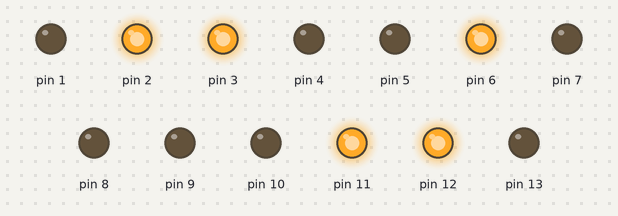
This sketch was run on a simulated Arduino Uno, built with avr-gcc and run on an emulated ATmega328P. Shown: output pins drawn as LEDs (lit = HIGH).

Above: at 0.1 s.
At 4.1 s:
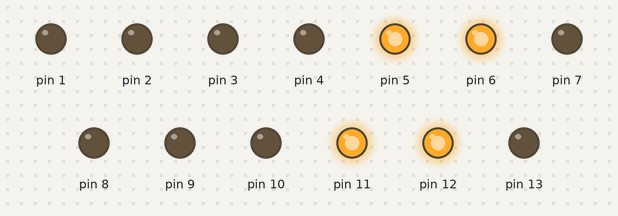
At 9.1 s:
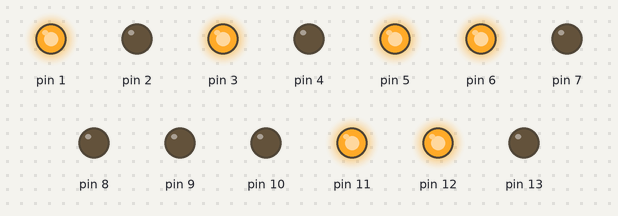
At 19.1 s:
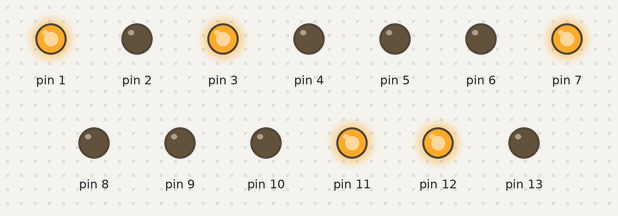
At 29.1 s:
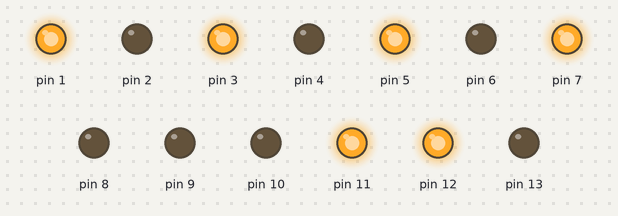
At 39.1 s:
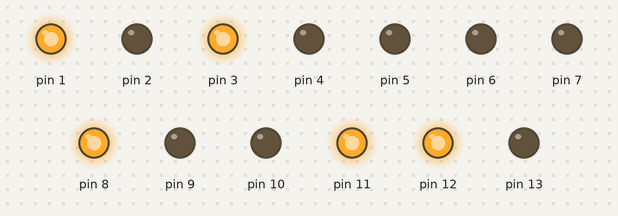
Timing chart, 0 to 40.0 s (numbered marks = the images above):
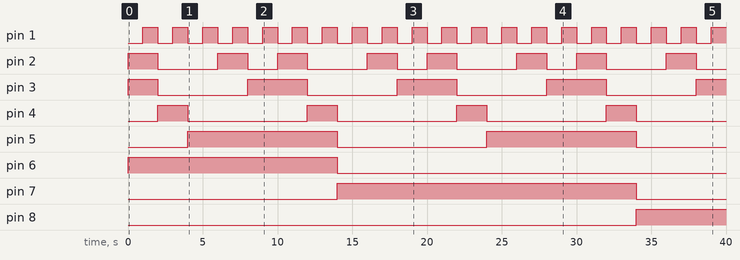

The sketch:

sketch_nov11a.ino
```cpp
//----- BINARY CLOCK -----

//Citrus Hack 2018 Project
//Authors: Jason Chan, Jack Cui

//This project is a 24 hr Binary clock. It is meant for an Arduino UNO min of 13 pins.
//


//--------------------------------------------------------------------------------
//You can set the time here (ie. 9:45pm = 21:45 -> 5,4,1,2)
//--------------------------------------------------------------------------------
int minOnes=6;
int minTens=2;
int hrOnes=8;
int hrTens=1;

//DEFAULT TIME to zero out...
//int minOnes=0;
//int minTens=1;
//int hrOnes=1;
//int hrTens=1;


void setup() {
//  Serial.begin(9600);
  //set outputs
  for(int k=1;k<=13;k++) {
    pinMode(k, OUTPUT);
  }
  //set inputs
  //pinMode(14, INPUT);

//if you set the time these should initialize the time you set
  runTime(10,1,4,minOnes);
  runTime(6,5,7,minTens);
  runTime(10,8,11,hrOnes);
  runTime(2,12,13,hrTens);
}


//This function runs as a column controller, maxCount is the maximum a digit
//should count to (ie. 0-9 for min ones place and 0-5 for the min tens place).
//beginLed and endLed is the number the led is listed on. The light array:
//---------------
//      11     4
//      10  7  3
//  13  9   6  2
//  12  8   5  1
//---------------
//These cloumns should be passed into the function like so runTime(6, 5, 7, minTens)
//place varible is what digit place. we keep a global varible for those places
//In general this function writes the lights based on the binary number.
//The number 7 = 1110 or ON ON ON OFF for the lights.

bool runTime(int maxCount, int beginLed, int endLed, int& place) {
  int temp = place;
  int remainder;

  place += 1;
  if(place == maxCount+1) {
    place = 0;
  }

  //loops through lights, determines number
  for(int i = beginLed; i <= endLed; i++){
    remainder = temp % 2;
    temp = temp / 2;
    if(remainder == 1) {
      digitalWrite(i, HIGH);
    }
    else if(remainder == 0) {
      digitalWrite(i, LOW);
    }
  }

  if(place == 0){
    return true;
  }
  return false;

}


//Test all lights
void loop() {
//  Serial.print(hrTens);
//  Serial.print(hrOnes);
//  Serial.print(":");
//  Serial.print(minTens);
//  Serial.begin(9600);
//  Serial.print(minOnes);
//  Serial.print("\n");
//  Serial.end();

//--------------------------------------------------------------------------------
//Use this to change clock speed or rate of change. <1000>ms = 1 second
//This Arduino was designed as a 24 hr clock so the default can be <60000> = 1 min
//--------------------------------------------------------------------------------
  delay(1000);


  //CHANGE MINUETS
  if(runTime(10, 1, 4, minOnes)){
    runTime(10, 1, 4, minOnes);

    if(runTime(6, 5, 7, minTens)){
      runTime(6, 5, 7, minTens);


      //CHANGE HOURS
      if(hrTens == 3) {
        //when the tens place is two count up 3
        if(runTime(4,8,11,hrOnes)) {
          runTime(4,8,11,hrOnes);

          if(runTime(3,12,13,hrTens)){
            runTime(3,12,13,hrTens);
          }
        }
      }
      else {
          if(runTime(10,8,11,hrOnes)){
            runTime(10,8,11, hrOnes);

            if(runTime(3,12,13,hrTens)){
              runTime(3,12,13,hrTens);
          }
        }
      }
    }
  }
}
```

Measured:
- by itself, pin 1: alternates HIGH for 1.0 s and LOW for 1.0 s
- by itself, pin 2: repeats every 10.0 s: HIGH 2.0 s, LOW 2.0 s, HIGH 2.0 s, LOW 4.0 s
- by itself, pin 3: alternates HIGH for 4.0 s and LOW for 6.0 s
- by itself, pin 4: alternates HIGH for 2.0 s and LOW for 8.0 s
- by itself, pin 5: alternates HIGH for 10.0 s and LOW for 10.0 s
- by itself, pin 6: HIGH → LOW at 14.0 s
- by itself, pin 7: LOW → HIGH at 14.0 s, → LOW 20.0 s later
- by itself, pin 8: LOW → HIGH at 34.0 s
